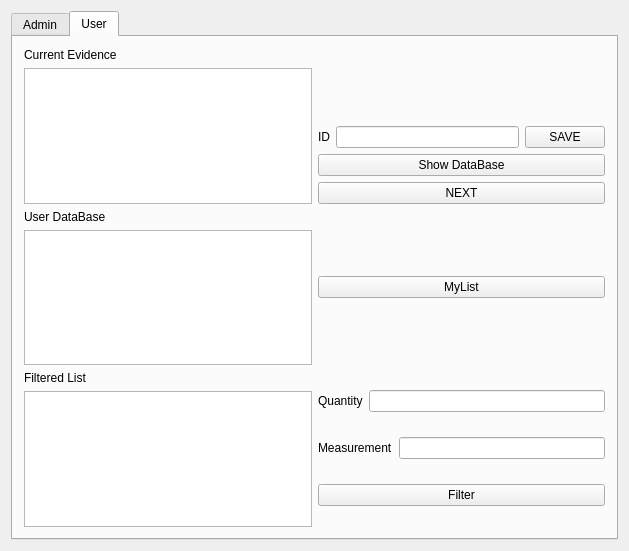
<?xml version="1.0" encoding="UTF-8"?>
<ui version="4.0">
 <class>Lab11Class</class>
 <widget class="QMainWindow" name="Lab11Class">
  <property name="geometry">
   <rect>
    <x>0</x>
    <y>0</y>
    <width>629</width>
    <height>551</height>
   </rect>
  </property>
  <property name="windowTitle">
   <string>Lab11</string>
  </property>
  <widget class="QWidget" name="mainLayout">
   <layout class="QGridLayout" name="gridLayout">
    <item row="0" column="0">
     <widget class="QTabWidget" name="tabWidget">
      <property name="currentIndex">
       <number>1</number>
      </property>
      <widget class="QWidget" name="adminTab">
       <attribute name="title">
        <string>Admin</string>
       </attribute>
       <layout class="QGridLayout" name="gridLayout_3">
        <item row="1" column="0">
         <layout class="QHBoxLayout" name="horizontalLayout"/>
        </item>
        <item row="0" column="0">
         <layout class="QVBoxLayout" name="mainAdminLayout">
          <item>
           <layout class="QHBoxLayout" name="dataLayout">
            <item>
             <layout class="QVBoxLayout" name="evidenceLayout">
              <item>
               <widget class="QLabel" name="evidenceLabel">
                <property name="text">
                 <string>Evidence Database</string>
                </property>
                <property name="alignment">
                 <set>Qt::AlignCenter</set>
                </property>
               </widget>
              </item>
              <item>
               <widget class="QListWidget" name="evidenceData"/>
              </item>
             </layout>
            </item>
            <item>
             <layout class="QGridLayout" name="inputDataLayout">
              <item row="0" column="0">
               <widget class="QLabel" name="IDLabel">
                <property name="text">
                 <string>ID</string>
                </property>
               </widget>
              </item>
              <item row="0" column="1">
               <widget class="QLineEdit" name="IDEdit"/>
              </item>
              <item row="1" column="0">
               <widget class="QLabel" name="measurementLabel">
                <property name="text">
                 <string>Measurement</string>
                </property>
               </widget>
              </item>
              <item row="1" column="1">
               <widget class="QLineEdit" name="measurementEdit"/>
              </item>
              <item row="2" column="0">
               <widget class="QLabel" name="imageClarityLabel">
                <property name="text">
                 <string>Image Clarity Level</string>
                </property>
               </widget>
              </item>
              <item row="2" column="1">
               <widget class="QLineEdit" name="imageClarityEdit"/>
              </item>
              <item row="3" column="0">
               <widget class="QLabel" name="quantityLabel">
                <property name="text">
                 <string>Quantity</string>
                </property>
               </widget>
              </item>
              <item row="3" column="1">
               <widget class="QLineEdit" name="quantityedit"/>
              </item>
              <item row="4" column="0">
               <widget class="QLabel" name="photographLabel">
                <property name="text">
                 <string>Photograph</string>
                </property>
               </widget>
              </item>
              <item row="4" column="1">
               <widget class="QLineEdit" name="photographEdit"/>
              </item>
             </layout>
            </item>
           </layout>
          </item>
          <item>
           <layout class="QHBoxLayout" name="buttonsLayout">
            <item>
             <widget class="QPushButton" name="addButton">
              <property name="text">
               <string>Add</string>
              </property>
             </widget>
            </item>
            <item>
             <widget class="QPushButton" name="updateButton">
              <property name="text">
               <string>Update</string>
              </property>
             </widget>
            </item>
            <item>
             <widget class="QPushButton" name="deleteButton">
              <property name="text">
               <string>Delete</string>
              </property>
             </widget>
            </item>
           </layout>
          </item>
         </layout>
        </item>
        <item row="3" column="0">
         <widget class="QPushButton" name="redoButton">
          <property name="text">
           <string>REDO</string>
          </property>
         </widget>
        </item>
        <item row="2" column="0">
         <widget class="QPushButton" name="undoButton">
          <property name="text">
           <string>UNDO</string>
          </property>
         </widget>
        </item>
       </layout>
      </widget>
      <widget class="QWidget" name="userTab">
       <attribute name="title">
        <string>User</string>
       </attribute>
       <layout class="QGridLayout" name="gridLayout_2">
        <item row="0" column="0" rowspan="3">
         <layout class="QVBoxLayout" name="CurrentEvidenceLayout">
          <item>
           <widget class="QLabel" name="currentEvidenceLabel">
            <property name="text">
             <string>Current Evidence</string>
            </property>
           </widget>
          </item>
          <item>
           <widget class="QListWidget" name="currentEvidence"/>
          </item>
         </layout>
        </item>
        <item row="3" column="0">
         <layout class="QVBoxLayout" name="UserDataLayout">
          <item>
           <widget class="QLabel" name="UserDataLabel">
            <property name="text">
             <string>User DataBase</string>
            </property>
           </widget>
          </item>
          <item>
           <widget class="QListWidget" name="userDataBase"/>
          </item>
         </layout>
        </item>
        <item row="2" column="1">
         <layout class="QVBoxLayout" name="userButtonsLayout">
          <item>
           <widget class="QPushButton" name="showButton">
            <property name="text">
             <string>Show DataBase</string>
            </property>
           </widget>
          </item>
          <item>
           <widget class="QPushButton" name="nextButton">
            <property name="text">
             <string>NEXT</string>
            </property>
           </widget>
          </item>
         </layout>
        </item>
        <item row="4" column="1">
         <layout class="QGridLayout" name="filterDataLyout">
          <item row="0" column="0">
           <layout class="QHBoxLayout" name="filterQuantity">
            <item>
             <widget class="QLabel" name="filterQuantityLabel">
              <property name="text">
               <string>Quantity</string>
              </property>
             </widget>
            </item>
            <item>
             <widget class="QLineEdit" name="filterQuantityEdit"/>
            </item>
           </layout>
          </item>
          <item row="3" column="0">
           <widget class="QPushButton" name="filterButton">
            <property name="text">
             <string>Filter</string>
            </property>
           </widget>
          </item>
          <item row="1" column="0">
           <layout class="QHBoxLayout" name="filterMeasurement">
            <item>
             <widget class="QLabel" name="filterMeasurementLabel">
              <property name="text">
               <string>Measurement</string>
              </property>
             </widget>
            </item>
            <item>
             <widget class="QLineEdit" name="filterMeasurementEdit"/>
            </item>
           </layout>
          </item>
         </layout>
        </item>
        <item row="4" column="0">
         <layout class="QVBoxLayout" name="FilterLayout">
          <item>
           <widget class="QLabel" name="filterLabel">
            <property name="text">
             <string>Filtered List</string>
            </property>
           </widget>
          </item>
          <item>
           <widget class="QListWidget" name="filterList"/>
          </item>
         </layout>
        </item>
        <item row="1" column="1">
         <layout class="QHBoxLayout" name="saveLayout">
          <item>
           <widget class="QLabel" name="IDuserLabel">
            <property name="text">
             <string>ID</string>
            </property>
           </widget>
          </item>
          <item>
           <widget class="QLineEdit" name="IDuserEdit"/>
          </item>
          <item>
           <widget class="QPushButton" name="saveButton">
            <property name="text">
             <string>SAVE</string>
            </property>
           </widget>
          </item>
         </layout>
        </item>
        <item row="3" column="1">
         <widget class="QPushButton" name="mylistButton">
          <property name="text">
           <string>MyList</string>
          </property>
         </widget>
        </item>
       </layout>
      </widget>
     </widget>
    </item>
   </layout>
  </widget>
  <action name="actionDetails">
   <property name="text">
    <string>Details</string>
   </property>
  </action>
  <action name="actionExit">
   <property name="text">
    <string>Exit</string>
   </property>
  </action>
 </widget>
 <layoutdefault spacing="6" margin="11"/>
 <resources>
  <include location="Lab11.qrc"/>
 </resources>
 <connections/>
</ui>
